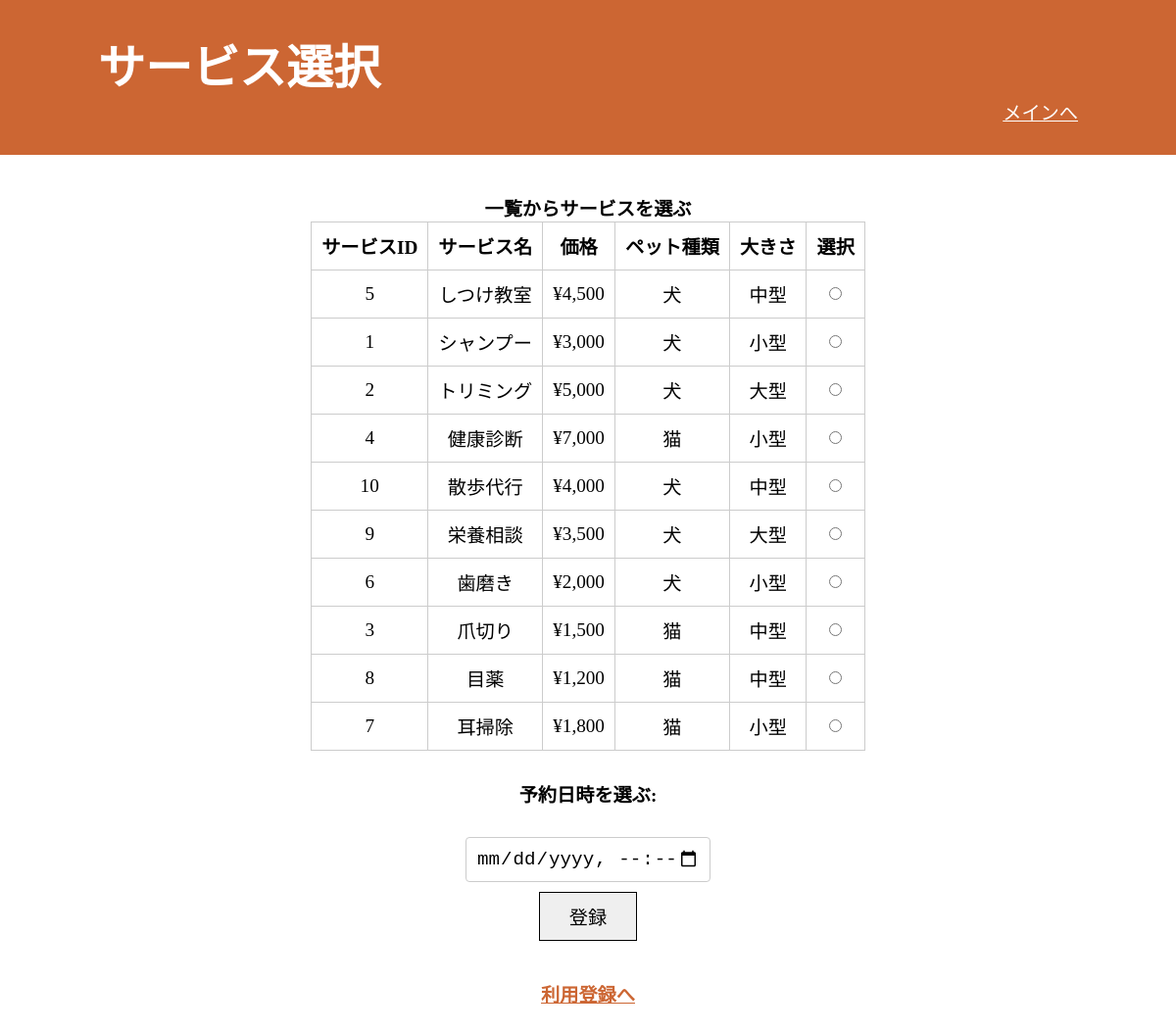
The app's page /select_service.php?customer_id=1&pet_id=1 (signed in) with its own data.
### tables this page shows
CREATE TABLE services (
    service_id INT AUTO_INCREMENT PRIMARY KEY,
    service_name VARCHAR(100) NOT NULL,
    service_price INT(11) NOT NULL,
    pet_type VARCHAR(100) NOT NULL,
    pet_size VARCHAR(100) NOT NULL
);

### includes/functions.php (called while the page is built, shortened)
<?php
function xss($data) {
    return htmlspecialchars(trim($data), ENT_QUOTES, 'UTF-8');
}
?>

### public/select_service.php (the view, shortened to what this page needs)
<?php
require_once(__DIR__ . '/../includes/functions.php');
require_once(__DIR__ . '/session_check.php');
try {
    $stmt = $pdo->query("SELECT * FROM services ORDER BY service_name");
    $services = $stmt->fetchAll(PDO::FETCH_ASSOC);
} catch (PDOException $e) {
    $message = "サービス一覧を取得できませんでした" . $e->getMessage();
}
?>
<!DOCTYPE html>
<html lang="ja">
<head>
    <link rel="stylesheet" href="assets/css/style.css" type="text/css">
</head>
<body>
    <div>
        <header>
            <h1>サービス選択</h1>
            <nav>
                <ul>
                    <li><a href="main.php">メインへ</a></li>
                </ul>
            </nav>
        </header>
        <main class="form_wrap">
            <h2>一覧からサービスを選ぶ</h2>
            <form method="POST">
                <div class="service_table">
                    <table class="history_table">
                        <thead class="">
                            <tr>
                                <th>サービスID</th>
                                <th>サービス名</th>
                                <th>価格</th>
                                <th>ペット種類</th>
                                <th>大きさ</th>
                                <th>選択</th>
                            </tr>
                        </thead>
                        <tbody>
                            <?php foreach ($services as $service): ?>
                                <tr>
                                    <td><?= xss($service['service_id']) ?></td>
                                    <td><?= xss($service['service_name']) ?></td>
                                    <td>¥<?= number_format($service['service_price']) ?></td>
                                    <td><?= xss($service['pet_type']) ?></td>
                                    <td><?= xss($service['pet_size']) ?></td>
                                    <td><input type="radio" name="service_id" value="<?= xss($service['service_id']) ?>" required></td>
                                </tr>
                            <?php endforeach; ?>
                        </tbody>
                    </table>
                </div>
                <div class="form_wrap" style="margin-top: 30px;">
                    <label style="font-weight: bold;">予約日時を選ぶ:</label><br>
                    <input type="datetime-local" name="appointment_date"
                           style="margin-top: 8px; padding: 10px; border: 1px solid #ccc; border-radius: 4px; width: 250px;" required>
                </div>
                <div class="submit_btn">
                    <input type="submit" value="登録" class="my_submit_btn">
                </div>
            </form>
            <div class="link">
                <a href="select_customer.php">利用登録へ</a>
            </div>
        </main>
    </div>
</body>
</html>

### public/assets/css/style.css (style rules this page uses)
* { margin: 0; padding: 0; list-style: none; font-size: 100%; border: none; }
*, *::before, *::after { box-sizing: border-box; }
html { font-size: 1.2rem; }
header { width: 100%; height: 30%; padding: 30px 100px; background-color: #CC6633; }
header h1 { font-size: 2.5rem; color: #FFFFFF; }
header nav { text-align: right; }
header li a { color: #FFFFFF; }
main { height: 60%; padding-top: 20px; padding-bottom: 40px; }
input, select { border: 1px solid; }
table, th, td { border: 1px solid; margin: 0 auto; }
.form_wrap { display: flex; flex-direction: column; align-items: center; margin-top: 20px; }
.link { text-align: center; margin-top: 20px; }
.link a { color: #CC6633; font-weight: bold; padding: 10px 20px; }
.service_table { max-width: 1000px; margin: 0 auto; }
.submit_btn { text-align: center; }
.submit_btn input { width: 100px; height: 50px; margin: 10px 0 20px 0; }
.my_submit_btn { width: 150px; height: 50px; margin: 10px 0 20px 0; }
.history_table { width: 100%; max-width: 1000px; border-collapse: collapse; margin: 0 auto; background-color: white; table-layout: auto; }
.history_table th, .history_table td { padding: 10px; border: 1px solid #ccc; text-align: center; white-space: nowrap; }

### records on screen
services: service_id "5", service_name "しつけ教室", service_price "4,500", pet_type "犬", pet_size "中型"
services: service_id "1", service_name "シャンプー", service_price "3,000", pet_type "犬", pet_size "小型"
services: service_id "2", service_name "トリミング", service_price "5,000", pet_type "犬", pet_size "大型"
services: service_id "4", service_name "健康診断", service_price "7,000", pet_type "猫", pet_size "小型"
services: service_id "10", service_name "散歩代行", service_price "4,000", pet_type "犬", pet_size "中型"
services: service_id "9", service_name "栄養相談", service_price "3,500", pet_type "犬", pet_size "大型"
services: service_id "6", service_name "歯磨き", service_price "2,000", pet_type "犬", pet_size "小型"
services: service_id "3", service_name "爪切り", service_price "1,500", pet_type "猫", pet_size "中型"
services: service_id "8", service_name "目薬", service_price "1,200", pet_type "猫", pet_size "中型"
services: service_id "7", service_name "耳掃除", service_price "1,800", pet_type "猫", pet_size "小型"
